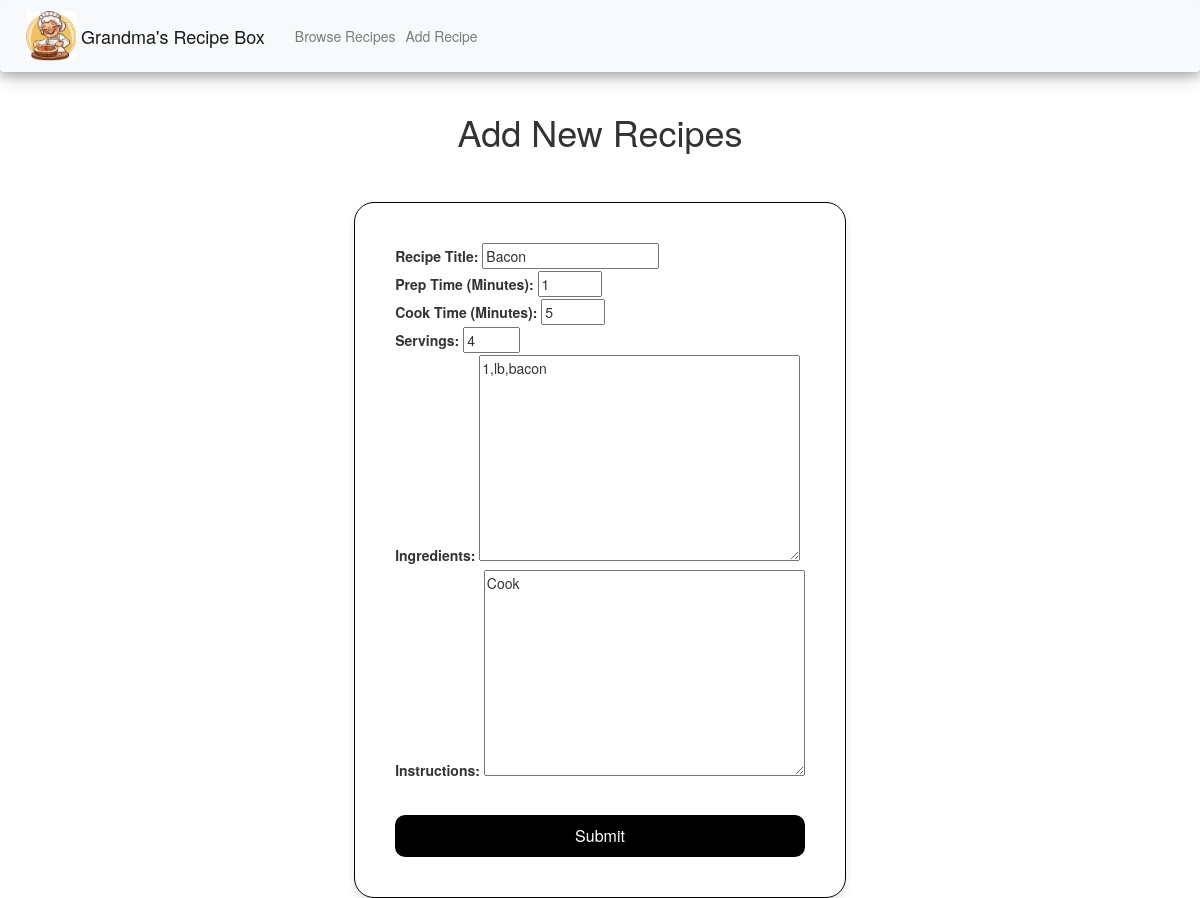
Before: /addRecipe/1 with the older database file.
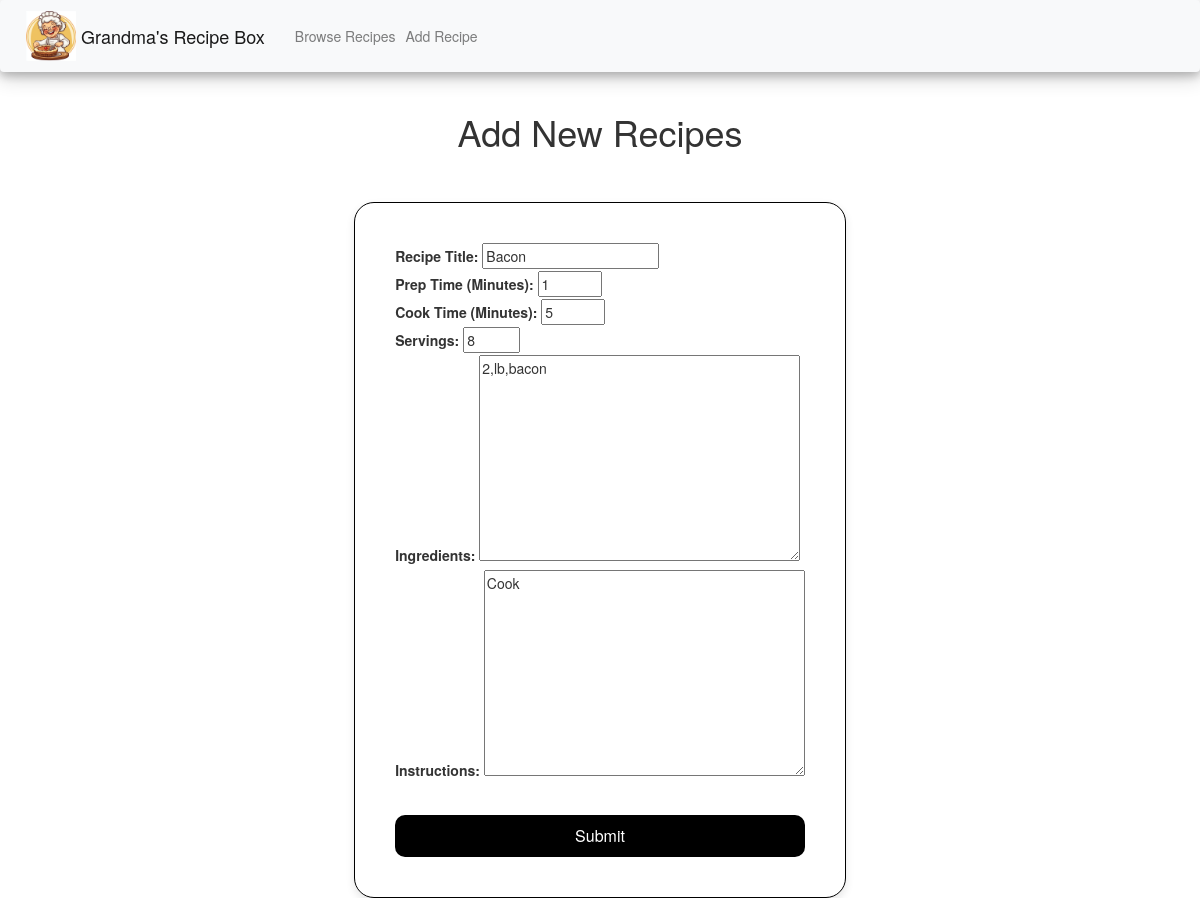
After: the same page with the newer database file.
### project/models.py (models this page shows, shortened)
class Recipe(models.Model):
    title = models.CharField(max_length=100, null=False, blank=False)
    ingredients = models.TextField(null=False, blank=False)
    instructions = models.TextField(null=False, blank=False)
    prepMinutes = models.IntegerField(null=False, blank=False)
    cookMinutes = models.IntegerField(null=False, blank=False)
    servings = models.IntegerField(null=False, blank=False)

### project/views.py (the view)
# urls.py: path("addRecipe", views.addRecipe, name="addRecipe"),
def addRecipe(request, prev_id=-1):
    if request.method == "POST":
        form = AddRecipe(request.POST)
        if form.is_valid():
            print(f'form: {form}')
            print(f'cleaned:{form.cleaned_data}')
            if form.cleaned_data['prev_id'] == -1:
                newRecipe = Recipe(title = form.cleaned_data['title'],
                                   ingredients = form.cleaned_data['ingredients'],
                                   instructions = form.cleaned_data['instructions'],
                                   prepMinutes = form.cleaned_data['prepMinutes'],
                                   cookMinutes = form.cleaned_data['cookMinutes'],
                                   servings = form.cleaned_data['servings']
                                   )
                newRecipe.save()
                return HttpResponseRedirect(f"/viewRecipe/{newRecipe.id}")
            else:
                prevRecipe = Recipe.objects.get(id=form.cleaned_data['prev_id'])
                prevRecipe.title = form.cleaned_data['title']
                prevRecipe.ingredients = form.cleaned_data['ingredients']
                prevRecipe.instructions = form.cleaned_data['instructions']
                prevRecipe.prepMinutes = form.cleaned_data['prepMinutes']
                prevRecipe.cookMinutes = form.cleaned_data['cookMinutes']
                prevRecipe.servings = form.cleaned_data['servings']
                prevRecipe.save()
                return HttpResponseRedirect(f"/viewRecipe/{prevRecipe.id}")
        else:
            pass # TODO - Show error
    else:
        form = AddRecipe()
        if prev_id != -1:
            prevRecipe = Recipe.objects.get(id=prev_id)
            form.fields['title'].initial = prevRecipe.title
            form.fields['ingredients'].initial = prevRecipe.ingredients
            form.fields['instructions'].initial = prevRecipe.instructions
            form.fields['prepMinutes'].initial = prevRecipe.prepMinutes
            form.fields['cookMinutes'].initial = prevRecipe.cookMinutes
            form.fields['servings'].initial = prevRecipe.servings
        else:
            form.fields['ingredients'].initial = "Separate by line breaks.\nOn each line: Quantity, Unit, Ingredient"
            form.fields['instructions'].initial = "Separate by line breaks."
        return render(request, "addRecipe.html", {
            "form": form,
            "prev_id": prev_id
        })

### project/forms.py
class AddRecipe(forms.Form):
    title = forms.CharField(label="Recipe Title", max_length=100)
    prepMinutes = forms.IntegerField(label="Prep Time (Minutes)", min_value=1, max_value=360)
    cookMinutes = forms.IntegerField(label="Cook Time (Minutes)", min_value=1, max_value=360)
    servings = forms.IntegerField(label="Servings", min_value=1, max_value=16)
    ingredients = forms.CharField(widget=forms.Textarea)
    instructions = forms.CharField(widget=forms.Textarea)
    prev_id = forms.IntegerField(widget=forms.HiddenInput(), required=False)

### project/templates/addRecipe.html (shortened to what this page needs)
{% extends "layout.html" %}
{% block body %}
    <div class="mainDiv">
        <h1 style="text-align:center;">Add New Recipes</h1>
        <form class="addRecipeForm" action="{% url 'addRecipe' %}" method="post">
            {{ form }}
            <button class="button" type="submit" value="submit">
                Submit
            </button>
        </form>
    </div>
{% endblock %}

Changed rows visible on the page:
changed Recipe "Bacon": servings "4" → "8"; ingredients "1,lb,bacon" → "2,lb,bacon"
